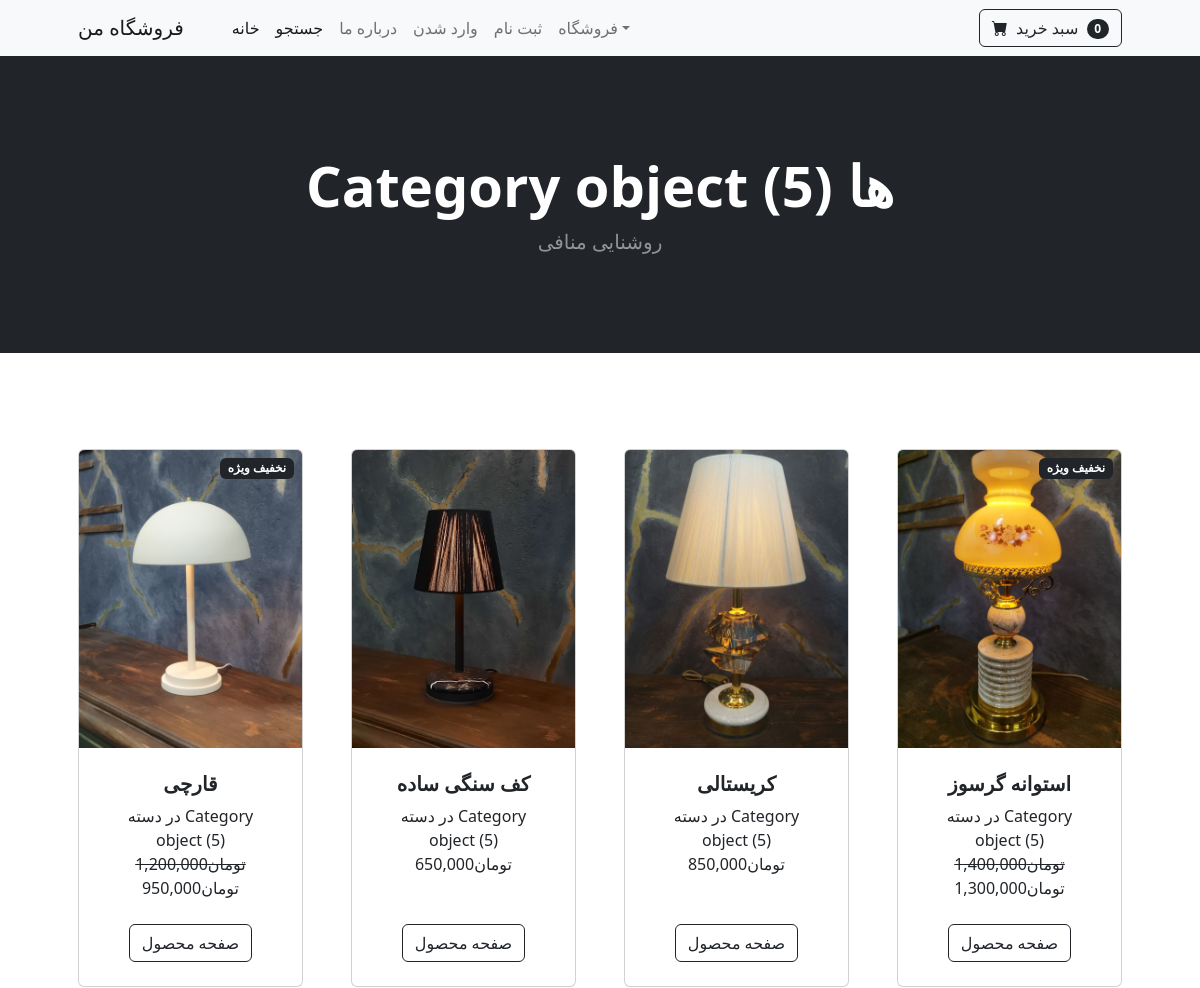
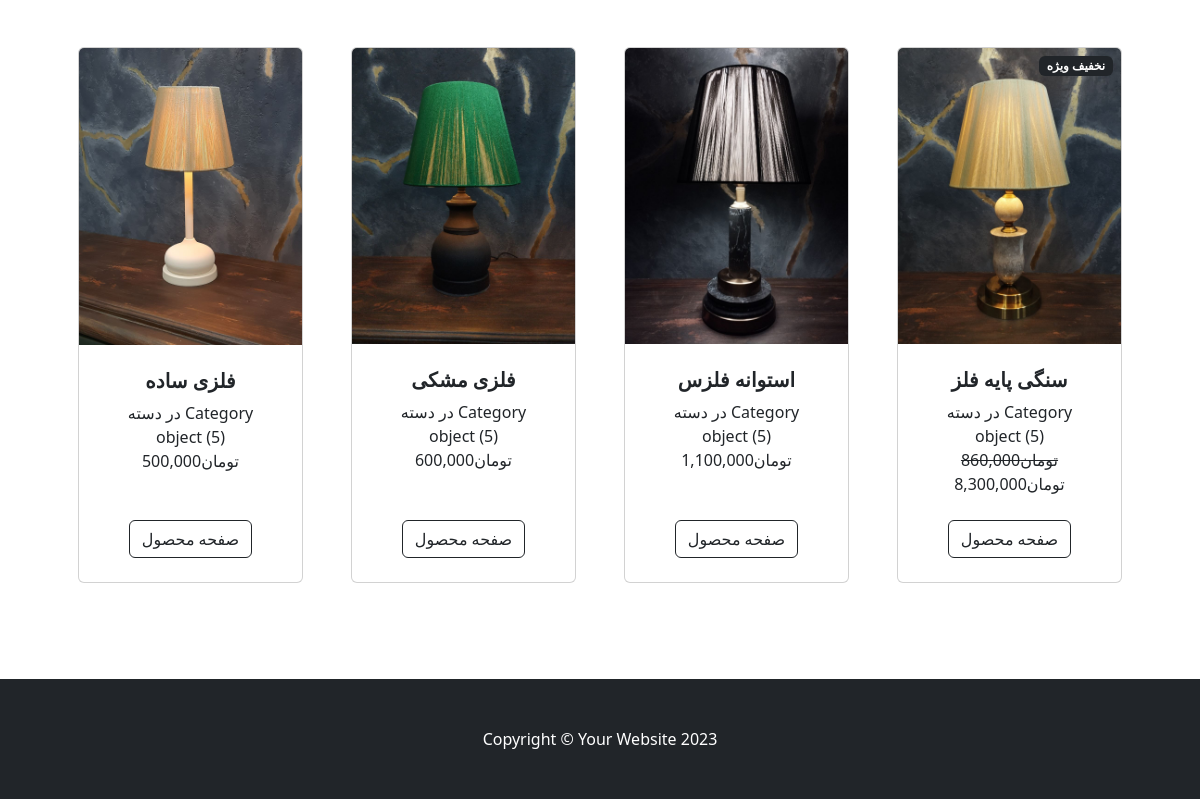
The page /category/رومیزی on the database its author committed (2 pictures, top to bottom).
### shop/models.py (models this page shows, shortened)
class Category(models.Model):
    name = models.CharField(max_length=20)

class Product(models.Model):
    name = models.CharField(max_length=40)
    description = models.CharField(max_length=500, default='', blank=True, null=True)
    price = models.DecimalField(default=0, decimal_places=0, max_digits=12)
    category = models.ForeignKey(Category, on_delete=models.CASCADE, default=1)
    picture = models.ImageField(upload_to='upload/product/')
    is_sale = models.BooleanField(default=False)
    sale_price = models.DecimalField(default=0, decimal_places=0, max_digits=12)

### shop/views.py (the view)
# urls.py: path('category/<str:cat>', views.category, name="category"),
def category(request,cat):
    cat = cat.replace("-"," ")
    try:
        category = Category.objects.get(name=cat)
        products = Product.objects.filter(category=category)
        return render(request, 'category.html', {'products': products, "category":category})
    except:
        messages.success(request, ('دسته بندی وجود ندارد'))
        return redirect("home")

### cart/cart.py (called while the page is built)
    def __len__(self):
        return len(self.cart)

### cart/context_processors.py (called while the page is built)
def cart(request):
    return{'cart':Cart(request)}

### shop/templates/category.html (shortened to what this page needs)
{% extends "base.html" %}
{% load static %}
{% block content %}
    <header class="bg-dark py-5">
        <div class="container px-4 px-lg-5 my-5">
            <div class="text-center text-white">
                <h1 class="display-4 fw-bolder">{{ category }} ها</h1>
                <p class="lead fw-normal text-white-50 mb-0">روشنایی منافی</p>
            </div>
        </div>
    </header>
    <section class="py-5">
        <div class="container px-4 px-lg-5 mt-5">
            <div class="row gx-4 gx-lg-5 row-cols-2 row-cols-md-3 row-cols-xl-4 justify-content-center">
                {% for item in products %}
                {% if item.is_sale %}
                <div class="col mb-5">
                    <div class="card h-100">
                        <div class="badge bg-dark text-white position-absolute" style="top: 0.5rem; right: 0.5rem">نخفیف ویژه</div>
                        <img class="card-img-top" src="{{ item.picture.url }}" alt="..." />
                        <div class="card-body p-4">
                            <div class="text-center">
                                <h5 class="fw-bolder">{{ item.name }}</h5>
                                در دسته {{ item.category }} <br>
                                <strike>{{ item.price }}تومان </strike><br>
                                {{ item.sale_price }}تومان
                            </div>
                        </div>
                        <div class="card-footer p-4 pt-0 border-top-0 bg-transparent">
                            <div class="text-center"><a class="btn btn-outline-dark mt-auto" href="{% url 'product' item.id %}">صفحه محصول</a></div>
                        </div>
                    </div>
                </div>
                {% else %}
                <div class="col mb-5">
                    <div class="card h-100">
                        <img class="card-img-top" src="{{ item.picture.url }}" alt="..." />
                        <div class="card-body p-4">
                            <div class="text-center">
                                <h5 class="fw-bolder">{{ item.name }}</h5>
                                در دسته {{ item.category }} <br>
                                {{ item.price }}تومان
                            </div>
                        </div>
                        <div class="card-footer p-4 pt-0 border-top-0 bg-transparent">
                            <div class="text-center"><a class="btn btn-outline-dark mt-auto" href="{% url 'product' item.id %}">صفحه محصول</a></div>
                        </div>
                    </div>
                </div>
                {% endif %}
                {% endfor %}
                </div>
            </div>
    </section>
{% endblock %}

### rows shown on the page
Category: id "Category object (5)"
Product: picture (picture), name "قارچی", category "Category object (5)", price "1,200,000", sale_price "950,000"
Product: picture (picture), name "کف سنگی ساده", category "Category object (5)", price "650,000"
Product: picture (picture), name "کریستالی", category "Category object (5)", price "850,000"
Product: picture (picture), name "استوانه گرسوز", category "Category object (5)", price "1,400,000", sale_price "1,300,000"
Product: picture (picture), name "فلزی ساده", category "Category object (5)", price "500,000"
Product: picture (picture), name "فلزی مشکی", category "Category object (5)", price "600,000"
Product: picture (picture), name "استوانه فلزس", category "Category object (5)", price "1,100,000"
Product: picture (picture), name "سنگی پایه فلز", category "Category object (5)", price "860,000", sale_price "8,300,000"

### other values the page prints
{{ cart|length }} "0"
